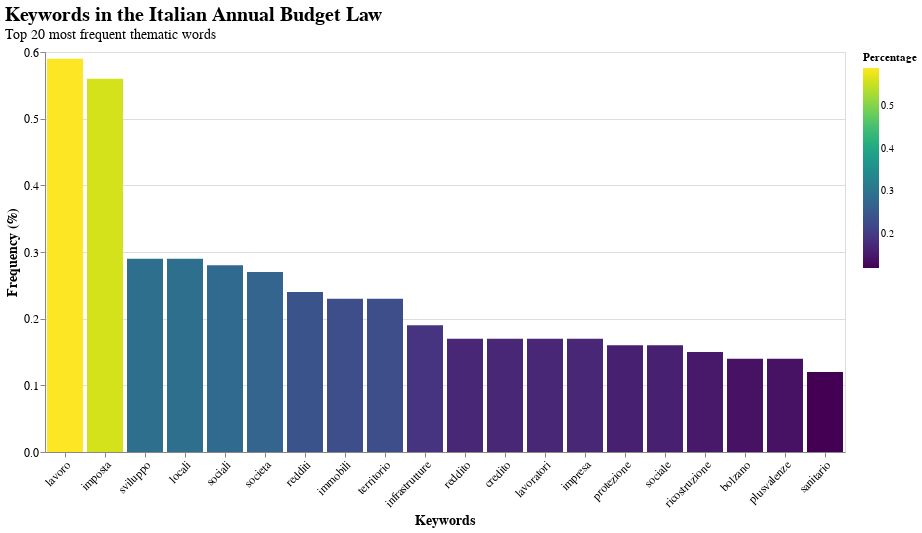

The notebook cell saved with this chart:
### Code cell
import json
import pandas as pd
import altair as alt
from IPython.display import HTML

# Enable rendering in notebook/colab environment
alt.renderers.enable('default')

# Load the data
with open('cc5_data.json', 'r', encoding='utf-8') as f:
    plot_data = json.load(f)

# Create a DataFrame from the JSON data
df = pd.DataFrame({
    'word': plot_data['data']['words'],
    'frequency': plot_data['data']['frequencies'],
    'percentage': plot_data['data']['percentages']
})

# Calculate max percentage for setting axis limits
max_percentage = df['percentage'].max()
tick_step = max_percentage / 5  # Show 5 ticks

# Create the Altair chart
chart = alt.Chart(df).mark_bar().encode(
    x=alt.X('word:N',
            sort='-y',
            axis=alt.Axis(
                labelAngle=-45,
                title='Keywords'
            )),
    y=alt.Y('percentage:Q',
            axis=alt.Axis(
                title='Frequency (%)',
                format=',.1f',
                tickCount=6  # Reduce number of ticks
            )),
    color=alt.Color('percentage:Q',
                    scale=alt.Scale(scheme='viridis'),
                    legend=alt.Legend(title='Percentage')),
    tooltip=[
        alt.Tooltip('word:N', title='Word'),
        alt.Tooltip('frequency:Q', title='Count', format=','),
        alt.Tooltip('percentage:Q', title='Percentage', format='.1f')
    ]
).properties(
    title={
        'text': 'Keywords in the Italian Annual Budget Law',
        'subtitle': 'Top 20 most frequent thematic words',
        'fontSize': 20,
        'subtitleFontSize': 14
    },
    width=800,
    height=400
).configure_axis(
    labelFontSize=12,
    titleFontSize=14
).configure_title(
    anchor='start'
)

# Save the chart specification to JSON
chart_json = chart.to_json(indent=2)
with open('cc5_chart.json', 'w', encoding='utf-8') as f:
    json.dump(json.loads(chart_json), f, indent=2)

# Display the chart
display(chart)

print("File saved: cc5_chart.json - Chart specification")

### Figure 1 — Vega-Lite specification as saved in the notebook (floating-point values rounded to 4 significant figures)
{"config": {"view": {"continuousWidth": 400, "continuousHeight": 300}, "axis": {"labelFontSize": 12, "titleFontSize": 14}, "title": {"anchor": "start"}}, "data": {"name": "data-af3b9403e2f770386c62fc77bc17b901"}, "mark": "bar", "encoding": {"color": {"field": "percentage", "legend": {"title": "Percentage"}, "scale": {"scheme": "viridis"}, "type": "quantitative"}, "tooltip": [{"field": "word", "title": "Word", "type": "nominal"}, {"field": "frequency", "format": ",", "title": "Count", "type": "quantitative"}, {"field": "percentage", "format": ".1f", "title": "Percentage", "type": "quantitative"}], "x": {"axis": {"labelAngle": -45, "title": "Keywords"}, "field": "word", "sort": "-y", "type": "nominal"}, "y": {"axis": {"format": ",.1f", "tickCount": 6, "title": "Frequency (%)"}, "field": "percentage", "type": "quantitative"}}, "height": 400, "title": {"text": "Keywords in the Italian Annual Budget Law", "subtitle": "Top 20 most frequent thematic words", "fontSize": 20, "subtitleFontSize": 14}, "width": 800, "$schema": "https://vega.github.io/schema/vega-lite/v4.17.0.json", "datasets": {"data-af3b9403e2f770386c62fc77bc17b901": [{"word": "lavoro", "frequency": 630, "percentage": 0.59}, {"word": "imposta", "frequency": 600, "percentage": 0.56}, {"word": "sviluppo", "frequency": 309, "percentage": 0.29}, {"word": "locali", "frequency": 305, "percentage": 0.29}, {"word": "sociali", "frequency": 299, "percentage": 0.28}, {"word": "societa", "frequency": 291, "percentage": 0.27}, {"word": "redditi", "frequency": 251, "percentage": 0.24}, {"word": "immobili", "frequency": 243, "percentage": 0.23}, {"word": "territorio", "frequency": 241, "percentage": 0.23}, {"word": "infrastrutture", "frequency": 202, "percentage": 0.19}, {"word": "reddito", "frequency": 185, "percentage": 0.17}, {"word": "credito", "frequency": 184, "percentage": 0.17}, {"word": "lavoratori", "frequency": 177, "percentage": 0.17}, {"word": "impresa", "frequency": 177, "percentage": 0.17}, {"word": "protezione", "frequency": 168, "percentage": 0.16}, {"word": "sociale", "frequency": 167, "percentage": 0.16}, {"word": "ricostruzione", "frequency": 164, "percentage": 0.15}, {"word": "bolzano", "frequency": 151, "percentage": 0.14}, {"word": "plusvalenze", "frequency": 149, "percentage": 0.14}, {"word": "sanitario", "frequency": 132, "percentage": 0.12}]}}
